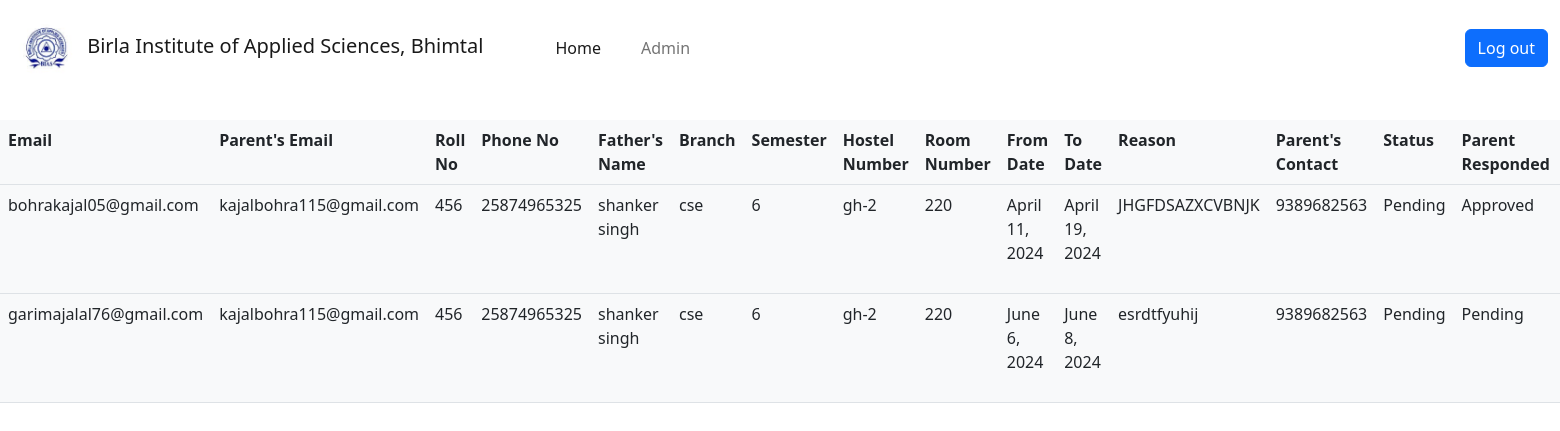
The page /student/studentRequests (signed in) on the database its author committed.
### student/models.py (models this page shows)
class StudentApplication(models.Model):
    email=models.EmailField(max_length=50)
    parentEmail=models.EmailField(max_length=50, null=True)
    rollno=models.IntegerField(blank=True, null=True)
    phoneno=models.IntegerField(blank=True, null=True)
    fatherName=models.CharField(max_length=255, blank=True, null=True)
    branch=models.CharField(max_length=255, blank=True, null=True)
    semester=models.CharField(max_length=255, blank=True, null=True)
    hostelNumber=models.CharField(max_length=255, blank=True, null=True)
    roomNumber=models.IntegerField(blank=True, null=True)
    fromDate=models.DateField(blank=True, null=True)
    toDate=models.DateField(blank=True, null=True)
    reason = models.CharField(max_length=500, blank=True, null=True)
    parentContact=models.IntegerField(blank=True, null=True)
    PENDING = -1
    REJECTED = 0
    APPROVED = 1
    STATUS_CHOICES = (
        (PENDING, "Pending"),
        (REJECTED, 'Rejected'),
        (APPROVED, 'Approved'),
    )
    status = models.SmallIntegerField(choices=STATUS_CHOICES, default=PENDING)
    parent_responded =  models.SmallIntegerField(choices=STATUS_CHOICES, default=PENDING)
    role=models.ForeignKey(Role, related_name="student_applications", on_delete=models.CASCADE, null=True)
    created_at = models.DateTimeField(auto_now_add=True, null=True)

### student/views.py (the view)
# urls.py: path('studentRequests', views.student_requests, name="studentRequests"),
@has_permission(perm_name='student_applications')
def student_requests(request):
    fields = ['Email', "Parent's Email", "Roll No", "Phone No", "Father's Name", "Branch", "Semester", "Hostel Number", "Room Number",
    "From Date", "To Date", "Reason", "Parent's Contact", "Status", "Parent Responded", "Action"]
    student = Role.objects.get(name='student')
    queryset = student.student_applications.filter(status=-1)
    return render(request, "leaveSystem/application_request.html", {
        "fields" : fields,
        "applications" : queryset
    })

### leaveSystem/templates/leaveSystem/application_request.html (shortened to what this page needs)
{% extends 'leaveSystem/layout.html' %}
{% block body %}
<table class="table backdrop bg-light mt-4">
    <tr>
    {% for field in fields %}
        <th>{{field}}</th>
    {% endfor %}
    </tr>
    {% for application in applications %}
    <tr>
        {% if "Email" in fields %}
        <td>{{ application.email }}</td>
        {% endif %}
        {% if "Parent's Email" in fields %}
        <td>{{ application.parentEmail }}</td>
        {% endif %}
        {% if "Roll No" in fields %}
        <td>{{ application.rollno }}</td>
        {% endif %}
        {% if "Phone No" in fields %}
        <td>{{ application.phoneno }}</td>
        {% endif %}
        {% if "Father's Name" in fields %}
        <td>{{ application.fatherName }}</td>
        {% endif %}
        {% if "Branch" in fields %}
        <td>{{ application.branch }}</td>
        {% endif %}
        {% if "Semester" in fields %}
        <td>{{ application.semester }}</td>
        {% endif %}
        {% if "Hostel Number" in fields %}
        <td>{{ application.hostelNumber }}</td>
        {% endif %}
        {% if "Room Number" in fields %}
        <td>{{ application.roomNumber }}</td>
        {% endif %}
        {% if "From Date" in fields %}
        <td>{{ application.fromDate }}</td>
        {% endif %}
        {% if "To Date" in fields %}
        <td>{{ application.toDate }}</td>
        {% endif %}
        {% if "Reason" in fields %}
        <td>{{ application.reason }}</td>
        {% endif %}
        {% if "Parent's Contact" in fields %}
        <td>{{ application.parentContact }}</td>
        {% endif %}
        {% if "Status" in fields %}
        <td>
            {% if application.status == -1 %}
                Pending
            {% elif application.status == 0 %}
                Rejected
            {% else %}
                Approved
            {% endif %}
        </td>
        {% endif %}
        {% if "Parent Responded" in fields %}
        <td>
            {% if application.parent_responded == -1 %}
                Pending
            {% elif application.parent_responded == 0 %}
                Rejected
            {% else %}
                Approved
            {% endif %}
        </td>
        {% endif %}
        {% if "Action" in fields %}
            <td>
            </td>
        {% endif %}
    </tr>
    {% empty %}
        <h1 class="text-center">No Applications</h1>
    {% endfor %}
</table>
{% endblock %}

### leaveSystem/templates/leaveSystem/layout.html (shortened to what this page needs)
<!DOCTYPE html>
<html lang="en">
<head>
    {% load static %}
    <link href="https://cdn.jsdelivr.net/npm/bootstrap@5.2.2/dist/css/bootstrap.min.css" rel="stylesheet">
    <link href="{% static 'leaveSystem/styles.css' %}" rel="stylesheet">
</head>
<body>
    <nav class="navbar navbar-expand-lg bg-body-tertiary">
        <div class="container-fluid">
          <a class="navbar-brand" href="#"><img class="rounded" src="{% static 'leaveSystem/logo.jpeg' %}" alt="birla logo" height="70px" width="70px">
            Birla Institute of Applied Sciences, Bhimtal</a>
           {% if user.is_authenticated %}
            <div class="collapse navbar-collapse" id="navbarSupportedContent">
                <ul class="navbar-nav me-auto mx-5 mb-2 mb-lg-0">
                    <li class="nav-item">
                        <a class="nav-link active" aria-current="page" href="{% url 'index' %}">Home</a>
                    </li>
                {% if user.role.name == 'admin' %}
                    <li class="nav-item mx-4">
                        <a class="nav-link" href="/admin">Admin</a>
                    </li>
                {% endif %}
                </ul>
            </div>
            <a href="{% url 'logout' %}" class="btn btn-primary">Log out</a>
            {% endif %}
        </div>
      </nav>
    {% block body %}
    {% endblock %}
</body>
</html>

### leaveSystem/static/leaveSystem/styles.css (style rules this page uses)
* { margin: 0; padding: 0; }
body { height: 100vh; background-image: url('./bg.jpg'); background-size: cover; background-repeat: no-repeat; background-attachment: fixed; background-position: center; }
.backdrop { backdrop-filter: blur(8px); }

### rows shown on the page
StudentApplication: email "bohrakajal05@gmail.com", parentEmail "kajalbohra115@gmail.com", rollno "456", phoneno "25874965325", fatherName "shanker singh", branch "cse", semester "6", hostelNumber "gh-2", roomNumber "220", fromDate "April 11, 2024", toDate "April 19, 2024", reason "JHGFDSAZXCVBNJK", parentContact "9389682563", status "Pending", parent_responded "Approved"
StudentApplication: email "garimajalal76@gmail.com", parentEmail "kajalbohra115@gmail.com", rollno "456", phoneno "25874965325", fatherName "shanker singh", branch "cse", semester "6", hostelNumber "gh-2", roomNumber "220", fromDate "June 6, 2024", toDate "June 8, 2024", reason "esrdtfyuhij", parentContact "9389682563", status "Pending", parent_responded "Pending"

### other values the page prints
{{ field }} "Email" "Parent's Email" "Roll No" "Phone No" "Father's Name" "Branch" "Semester" "Hostel Number" "Room Number" "From Date" "To Date" "Reason" "Parent's Contact" "Status" "Parent Responded"
